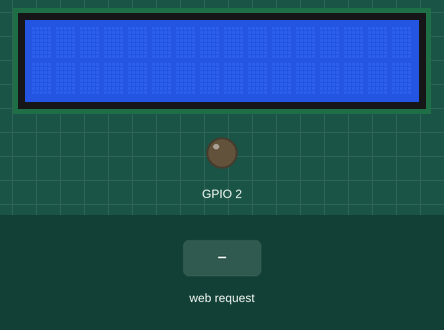
Recording of a sketch running on a simulated ESP32. Parts: 16×2 character LCD, output pins drawn as LEDs (lit = HIGH). Inputs (shaded band) come from the test bench. WiFi joins after 1.5 s; servers stay silent unless stated; what the sketch prints to the serial monitor is not drawn.

Above: at 3.2 s.
3.3 s: HTTP request GET /ledOn received
At 4.5 s:
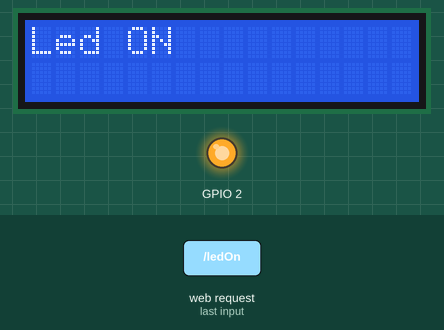
4.8 s: HTTP request GET /ledOff received
At 6.0 s:
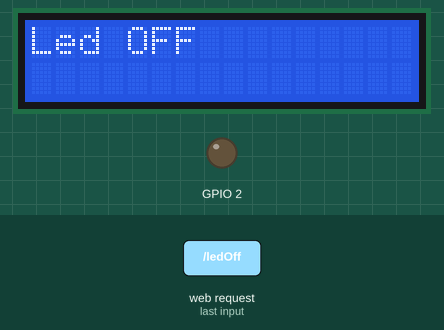
Timing chart, 0 to 7.8 s (numbered marks = the images above; inputs shaded):
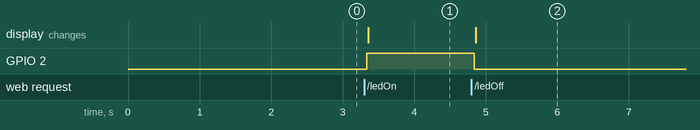

The sketch:

ESP32_demo.ino
```cpp
#include <WiFi.h>
#include <ESPAsyncWebServer.h>
#include <LiquidCrystal_I2C.h>

const char* ssid = "ssid"; // Your Wi-Fi SSID
const char* password = "parola"; // Your Wi-Fi Password

AsyncWebServer server(80);
LiquidCrystal_I2C lcd(0x27, 16, 2);

void setup() {
  Serial.begin(9600);
  pinMode(2, OUTPUT);
  lcd.init();
  lcd.backlight();
  // Connect to Wi-Fi
  WiFi.begin(ssid, password);
  while (WiFi.status() != WL_CONNECTED) {
    delay(1000);
    Serial.println("Connecting to WiFi...");
  }
  Serial.println("Connected to WiFi");

  // Print the ESP32's IP address
  Serial.print("ESP32 Web Server's IP address: ");
  Serial.println(WiFi.localIP());

  // Define a route to serve the HTML page
  server.on("/", HTTP_GET, [](AsyncWebServerRequest* request) {
    Serial.println("ESP32 Web Server: New request received:");  // for debugging
    Serial.println("GET /");        // for debugging
    request->send(200, "text/html", "<html><body><h1>Hello, ESP32!</h1></body></html>");
  });

  server.on("/ledOn",HTTP_GET,[](AsyncWebServerRequest* request){
    Serial.println("ESP32 Web Server: New request received:");  // for debugging
    Serial.println("GET /ledOn");        // for debugging
    functieON();
    request->send(200, "text/html", "<html><body><h1>Hello, ESP32! Led is ON!</h1></body></html>");
  });

  server.on("/ledOff",HTTP_GET,[](AsyncWebServerRequest* request){
    Serial.println("ESP32 Web Server: New request received:");  // for debugging
    Serial.println("GET /ledOff");        // for debugging
    functieOFF();
    request->send(200, "text/html", "<html><body><h1>Hello, ESP32! Led is OFF!</h1></body></html>");
  });

  // Start the server
  server.begin();
}

void functieON(){
    digitalWrite(2, 1);
    lcd.setCursor(0, 0);
    lcd.print("           ");
    lcd.setCursor(0, 0);
    lcd.print("Led ON");
}

void functieOFF(){
    digitalWrite(2, 0);
    lcd.setCursor(0, 0);
    lcd.print("           ");
    lcd.setCursor(0, 0);
    lcd.print("Led OFF");
}

void loop() {}
```

Measured:
- after the input at 3.3 s, GPIO 2: LOW → HIGH at once; the display: changes after 0.06 s (image 1)
- after the input at 4.8 s, GPIO 2: HIGH → LOW at once; the display: changes after 0.06 s (image 2)
